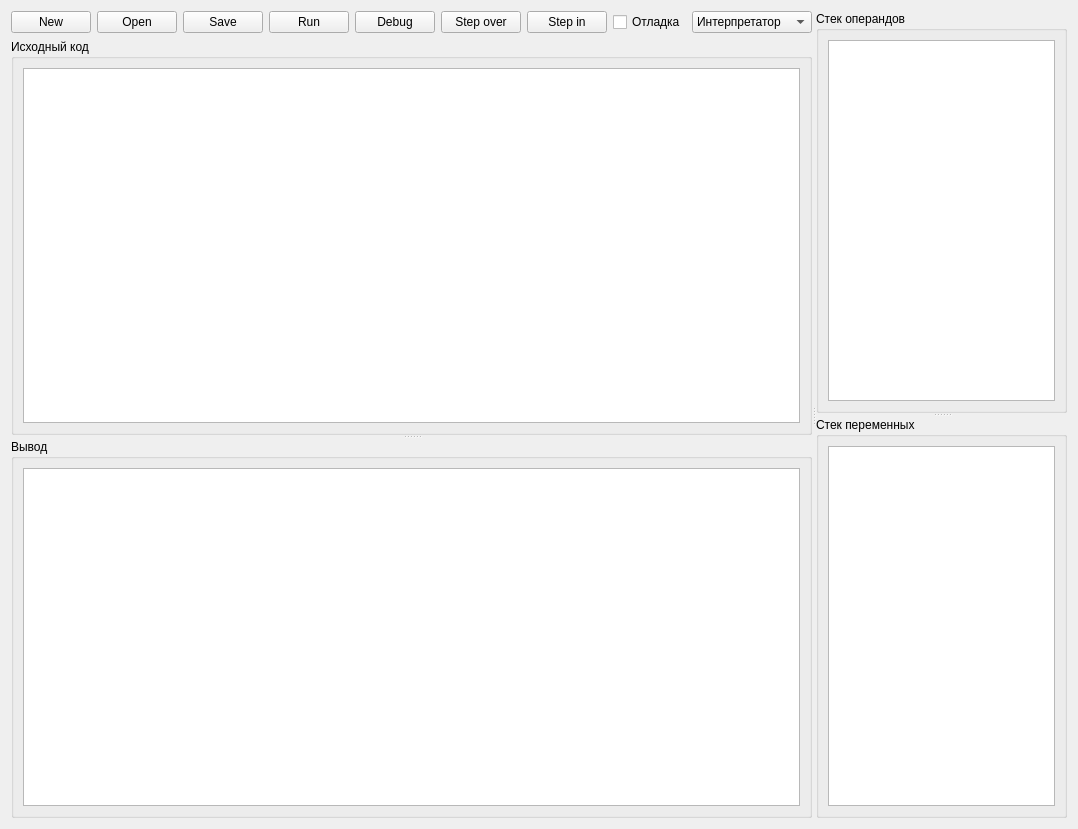
<?xml version="1.0" encoding="UTF-8"?>
<ui version="4.0">
 <class>MainWidget</class>
 <widget class="QWidget" name="MainWidget">
  <property name="geometry">
   <rect>
    <x>0</x>
    <y>0</y>
    <width>1078</width>
    <height>829</height>
   </rect>
  </property>
  <property name="windowTitle">
   <string>Dancing Comic - GUI фронтенд для Fun1</string>
  </property>
  <property name="windowIcon">
   <iconset resource="resources.qrc">
    <normaloff>:/main/icon.png</normaloff>:/main/icon.png</iconset>
  </property>
  <layout class="QVBoxLayout" name="verticalLayout_6">
   <item>
    <widget class="QSplitter" name="mainSplitter">
     <property name="orientation">
      <enum>Qt::Horizontal</enum>
     </property>
     <widget class="QSplitter" name="codeConsoleSplitter">
      <property name="orientation">
       <enum>Qt::Vertical</enum>
      </property>
      <widget class="QWidget" name="layoutWidget">
       <layout class="QVBoxLayout" name="verticalLayout_3">
        <item>
         <layout class="QHBoxLayout" name="horizontalLayout">
          <item>
           <widget class="QPushButton" name="newPushButton">
            <property name="text">
             <string>New</string>
            </property>
            <property name="icon">
             <iconset resource="resources.qrc">
              <normaloff>:/main/Add.png</normaloff>:/main/Add.png</iconset>
            </property>
           </widget>
          </item>
          <item>
           <widget class="QPushButton" name="openPushButton">
            <property name="text">
             <string>Open</string>
            </property>
            <property name="icon">
             <iconset resource="resources.qrc">
              <normaloff>:/main/Get Document.png</normaloff>:/main/Get Document.png</iconset>
            </property>
           </widget>
          </item>
          <item>
           <widget class="QPushButton" name="savePushButton">
            <property name="text">
             <string>Save</string>
            </property>
            <property name="icon">
             <iconset resource="resources.qrc">
              <normaloff>:/main/Write Document.png</normaloff>:/main/Write Document.png</iconset>
            </property>
           </widget>
          </item>
          <item>
           <widget class="QPushButton" name="runPushButton">
            <property name="text">
             <string>Run</string>
            </property>
            <property name="icon">
             <iconset resource="resources.qrc">
              <normaloff>:/main/Play.png</normaloff>:/main/Play.png</iconset>
            </property>
           </widget>
          </item>
          <item>
           <widget class="QPushButton" name="debugPushButton">
            <property name="text">
             <string>Debug</string>
            </property>
            <property name="icon">
             <iconset resource="resources.qrc">
              <normaloff>:/main/Run.png</normaloff>:/main/Run.png</iconset>
            </property>
           </widget>
          </item>
          <item>
           <widget class="QPushButton" name="pushButton">
            <property name="text">
             <string>Step over</string>
            </property>
            <property name="icon">
             <iconset resource="resources.qrc">
              <normaloff>:/main/Play All.png</normaloff>:/main/Play All.png</iconset>
            </property>
           </widget>
          </item>
          <item>
           <widget class="QPushButton" name="pushButton_2">
            <property name="text">
             <string>Step in</string>
            </property>
            <property name="icon">
             <iconset resource="resources.qrc">
              <normaloff>:/main/Play All.png</normaloff>:/main/Play All.png</iconset>
            </property>
           </widget>
          </item>
          <item>
           <widget class="QCheckBox" name="debugCheckBox">
            <property name="text">
             <string>Отладка</string>
            </property>
           </widget>
          </item>
          <item>
           <widget class="QComboBox" name="visitorComboBox">
            <item>
             <property name="text">
              <string>Интерпретатор</string>
             </property>
            </item>
            <item>
             <property name="text">
              <string>Отладка</string>
             </property>
            </item>
            <item>
             <property name="text">
              <string>Компилятор</string>
             </property>
            </item>
            <item>
             <property name="text">
              <string>Принтер</string>
             </property>
            </item>
           </widget>
          </item>
          <item>
           <spacer name="horizontalSpacer">
            <property name="orientation">
             <enum>Qt::Horizontal</enum>
            </property>
            <property name="sizeHint" stdset="0">
             <size>
              <width>40</width>
              <height>20</height>
             </size>
            </property>
           </spacer>
          </item>
         </layout>
        </item>
        <item>
         <widget class="QGroupBox" name="groupBox">
          <property name="title">
           <string>Исходный код</string>
          </property>
          <layout class="QVBoxLayout" name="verticalLayout">
           <item>
            <widget class="QTextEdit" name="codeTextEdit"/>
           </item>
          </layout>
         </widget>
        </item>
       </layout>
      </widget>
      <widget class="QGroupBox" name="groupBox_2">
       <property name="title">
        <string>Вывод</string>
       </property>
       <layout class="QVBoxLayout" name="verticalLayout_2">
        <item>
         <widget class="QTextEdit" name="consoleTextEdit"/>
        </item>
       </layout>
      </widget>
     </widget>
     <widget class="QSplitter" name="variablesSplitter">
      <property name="orientation">
       <enum>Qt::Vertical</enum>
      </property>
      <widget class="QGroupBox" name="operandsStackGroupBox">
       <property name="title">
        <string>Стек операндов</string>
       </property>
       <layout class="QVBoxLayout" name="verticalLayout_5">
        <item>
         <widget class="QTableView" name="operandsStackTableView"/>
        </item>
       </layout>
      </widget>
      <widget class="QGroupBox" name="variableStackGroupBox">
       <property name="title">
        <string>Стек переменных</string>
       </property>
       <layout class="QVBoxLayout" name="verticalLayout_4">
        <item>
         <widget class="QTreeView" name="variableStackTreeView"/>
        </item>
       </layout>
      </widget>
     </widget>
    </widget>
   </item>
  </layout>
 </widget>
 <resources>
  <include location="resources.qrc"/>
 </resources>
 <connections/>
</ui>
